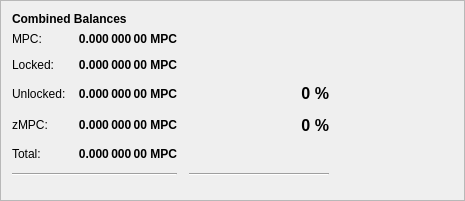
         <widget class="QFrame" name="frame_3">
          <property name="geometry">
           <rect>
            <x>0</x>
            <y>150</y>
            <width>465</width>
            <height>201</height>
           </rect>
          </property>
          <property name="frameShape">
           <enum>QFrame::StyledPanel</enum>
          </property>
          <property name="frameShadow">
           <enum>QFrame::Raised</enum>
          </property>
          <layout class="QVBoxLayout" name="verticalLayout_5">
           <item>
            <layout class="QHBoxLayout" name="horizontalLayout_5" stretch="0">
             <item>
              <widget class="QLabel" name="label_5z">
               <property name="maximumSize">
                <size>
                 <width>16777215</width>
                 <height>20</height>
                </size>
               </property>
               <property name="font">
                <font>
                 <weight>75</weight>
                 <bold>true</bold>
                </font>
               </property>
               <property name="toolTip">
                <string>Combined Balances (including unconfirmed and immature coins)</string>
               </property>
               <property name="text">
                <string>&lt;html&gt;&lt;head/&gt;&lt;body&gt;&lt;p&gt;Combined Balances&lt;/p&gt;&lt;/body&gt;&lt;/html&gt;</string>
               </property>
              </widget>
             </item>
            </layout>
           </item>
           <item>
            <layout class="QGridLayout" name="gridLayout_3">
             <property name="spacing">
              <number>12</number>
             </property>
             <item row="1" column="0">
              <widget class="QLabel" name="labelBalanceTextz">
               <property name="text">
                <string>MPC:</string>
               </property>
              </widget>
             </item>
             <item row="1" column="1">
              <widget class="QLabel" name="labelBalancez">
               <property name="font">
                <font>
                 <weight>75</weight>
                 <bold>true</bold>
                </font>
               </property>
               <property name="cursor">
                <cursorShape>IBeamCursor</cursorShape>
               </property>
               <property name="toolTip">
                <string>Your current spendable balance</string>
               </property>
               <property name="text">
                <string notr="true">0.000 000 00 MPC</string>
               </property>
               <property name="alignment">
                <set>Qt::AlignRight|Qt::AlignTrailing|Qt::AlignVCenter</set>
               </property>
               <property name="textInteractionFlags">
                <set>Qt::LinksAccessibleByMouse|Qt::TextSelectableByKeyboard|Qt::TextSelectableByMouse</set>
               </property>
              </widget>
             </item>
             <item row="2" column="0">
              <widget class="QLabel" name="labelLockedBalanceText">
               <property name="toolTip">
                <string>Locked MPC or Masternode collaterals. These are excluded from zMPC minting.</string>
               </property>
               <property name="text">
                <string>Locked:</string>
               </property>
              </widget>
             </item>
             <item row="2" column="1">
              <widget class="QLabel" name="labelLockedBalance">
               <property name="font">
                <font>
                 <weight>75</weight>
                 <bold>true</bold>
                </font>
               </property>
               <property name="toolTip">
                <string>Locked MPC or Masternode collaterals. These are excluded from zMPC minting.</string>
               </property>
               <property name="text">
                <string>0.000 000 00 MPC</string>
               </property>
               <property name="alignment">
                <set>Qt::AlignRight|Qt::AlignTrailing|Qt::AlignVCenter</set>
               </property>
              </widget>
             </item>
             <item row="3" column="0">
              <widget class="QLabel" name="labelUnLockedBalanceText">
               <property name="toolTip">
                <string>Unlocked MPCs. These can be used for zMPC minting.</string>
               </property>
               <property name="text">
                <string>Unlocked:</string>
               </property>
              </widget>
             </item>
             <item row="3" column="1">
              <widget class="QLabel" name="labelUnLockedBalance">
               <property name="font">
                <font>
                 <weight>75</weight>
                 <bold>true</bold>
                </font>
               </property>
               <property name="toolTip">
                <string>Unlocked MPCs. These can be used for zMPC minting.</string>
               </property>
               <property name="text">
                <string>0.000 000 00 MPC</string>
               </property>
               <property name="alignment">
                <set>Qt::AlignRight|Qt::AlignTrailing|Qt::AlignVCenter</set>
               </property>
              </widget>
             </item>
             <item row="3" column="2">
              <widget class="QLabel" name="labelMPCPercent">
               <property name="font">
                <font>
                 <pointsize>12</pointsize>
                 <weight>75</weight>
                 <bold>true</bold>
                </font>
               </property>
               <property name="text">
                <string>0 %</string>
               </property>
               <property name="alignment">
                <set>Qt::AlignRight|Qt::AlignTrailing|Qt::AlignVCenter</set>
               </property>
              </widget>
             </item>
             <item row="4" column="0">
              <widget class="QLabel" name="labelzBalanceTextz">
               <property name="toolTip">
                <string/>
               </property>
               <property name="text">
                <string>zMPC:</string>
               </property>
              </widget>
             </item>
             <item row="4" column="1">
              <widget class="QLabel" name="labelzBalancez">
               <property name="font">
                <font>
                 <weight>75</weight>
                 <bold>true</bold>
                </font>
               </property>
               <property name="cursor">
                <cursorShape>IBeamCursor</cursorShape>
               </property>
               <property name="toolTip">
                <string>Total of transactions that have yet to be confirmed, and do not yet count toward the spendable balance</string>
               </property>
               <property name="text">
                <string notr="true">0.000 000 00 MPC</string>
               </property>
               <property name="alignment">
                <set>Qt::AlignRight|Qt::AlignTrailing|Qt::AlignVCenter</set>
               </property>
               <property name="textInteractionFlags">
                <set>Qt::LinksAccessibleByMouse|Qt::TextSelectableByKeyboard|Qt::TextSelectableByMouse</set>
               </property>
              </widget>
             </item>
             <item row="4" column="2">
              <widget class="QLabel" name="labelzMPCPercent">
               <property name="font">
                <font>
                 <pointsize>12</pointsize>
                 <weight>75</weight>
                 <bold>true</bold>
                </font>
               </property>
               <property name="toolTip">
                <string>Current percentage of zMPC.
If AutoMint is enabled this percentage will settle around the configured AutoMint percentage (default = 10%)</string>
               </property>
               <property name="text">
                <string>0 %</string>
               </property>
               <property name="alignment">
                <set>Qt::AlignRight|Qt::AlignTrailing|Qt::AlignVCenter</set>
               </property>
              </widget>
             </item>
             <item row="4" column="3">
              <spacer name="horizontalSpacer_6">
               <property name="orientation">
                <enum>Qt::Horizontal</enum>
               </property>
               <property name="sizeHint" stdset="0">
                <size>
                 <width>40</width>
                 <height>20</height>
                </size>
               </property>
              </spacer>
             </item>
             <item row="6" column="0">
              <widget class="QLabel" name="labelTotalTextz">
               <property name="text">
                <string>Total:</string>
               </property>
              </widget>
             </item>
             <item row="6" column="1">
              <widget class="QLabel" name="labelTotalz">
               <property name="font">
                <font>
                 <weight>75</weight>
                 <bold>true</bold>
                </font>
               </property>
               <property name="cursor">
                <cursorShape>IBeamCursor</cursorShape>
               </property>
               <property name="toolTip">
                <string>Total Balance, including unconfirmed and immature coins.</string>
               </property>
               <property name="text">
                <string notr="true">0.000 000 00 MPC</string>
               </property>
               <property name="alignment">
                <set>Qt::AlignRight|Qt::AlignTrailing|Qt::AlignVCenter</set>
               </property>
               <property name="textInteractionFlags">
                <set>Qt::LinksAccessibleByMouse|Qt::TextSelectableByKeyboard|Qt::TextSelectableByMouse</set>
               </property>
              </widget>
             </item>
             <item row="6" column="2">
              <widget class="QLabel" name="label100Percent">
               <property name="text">
                <string/>
               </property>
               <property name="alignment">
                <set>Qt::AlignRight|Qt::AlignTrailing|Qt::AlignVCenter</set>
               </property>
              </widget>
             </item>
             <item row="7" column="0" colspan="2">
              <widget class="Line" name="lineSpendableBalance_3">
               <property name="orientation">
                <enum>Qt::Horizontal</enum>
               </property>
              </widget>
             </item>
             <item row="7" column="2">
              <widget class="Line" name="lineWatchBalance_3">
               <property name="sizePolicy">
                <sizepolicy hsizetype="Preferred" vsizetype="Fixed">
                 <horstretch>0</horstretch>
                 <verstretch>0</verstretch>
                </sizepolicy>
               </property>
               <property name="minimumSize">
                <size>
                 <width>140</width>
                 <height>0</height>
                </size>
               </property>
               <property name="orientation">
                <enum>Qt::Horizontal</enum>
               </property>
              </widget>
             </item>
            </layout>
           </item>
           <item>
            <spacer name="verticalSpacer">
             <property name="orientation">
              <enum>Qt::Vertical</enum>
             </property>
             <property name="sizeHint" stdset="0">
              <size>
               <width>20</width>
               <height>40</height>
              </size>
             </property>
            </spacer>
           </item>
          </layout>
         </widget>
